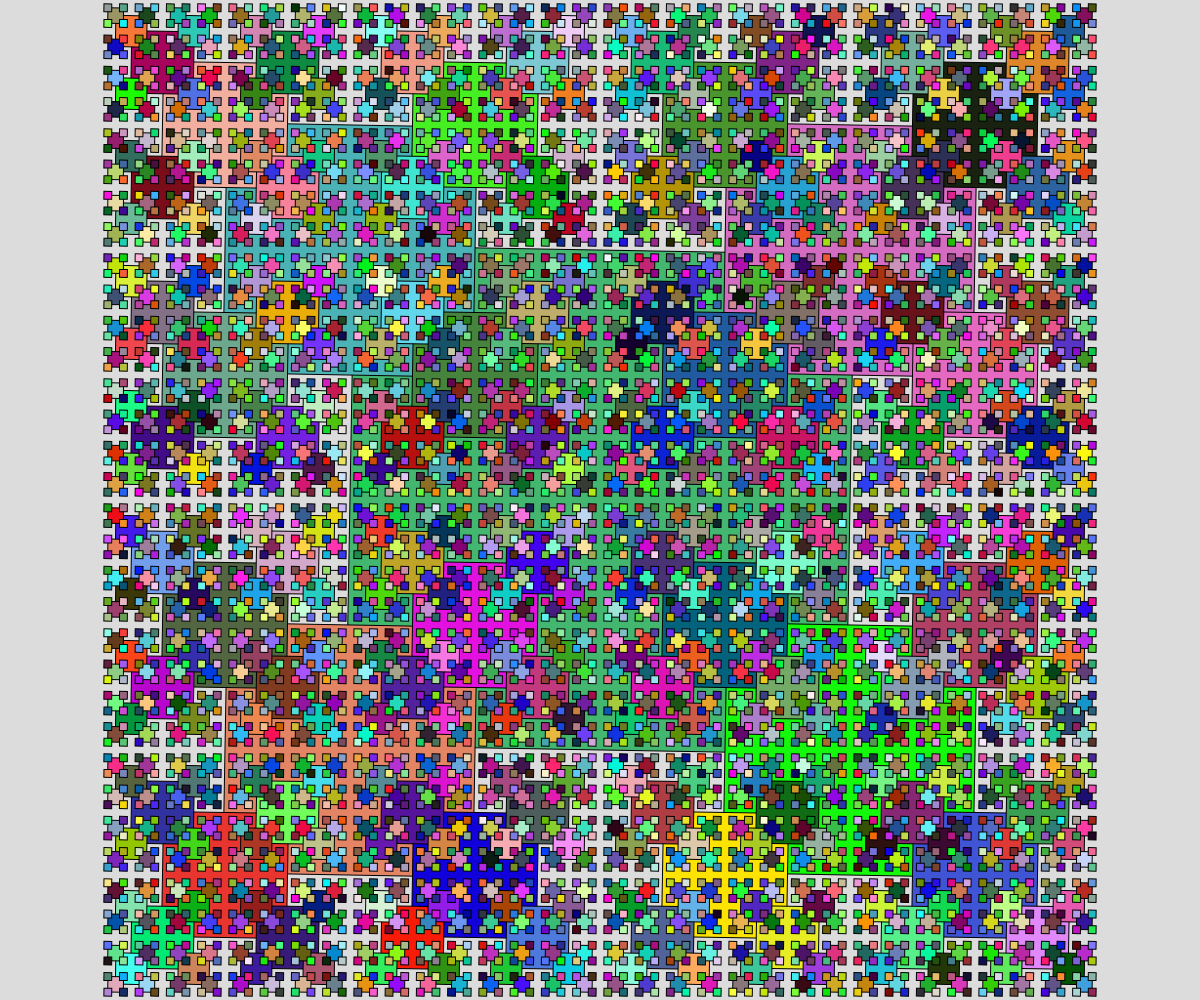
Frame 1 (no input)
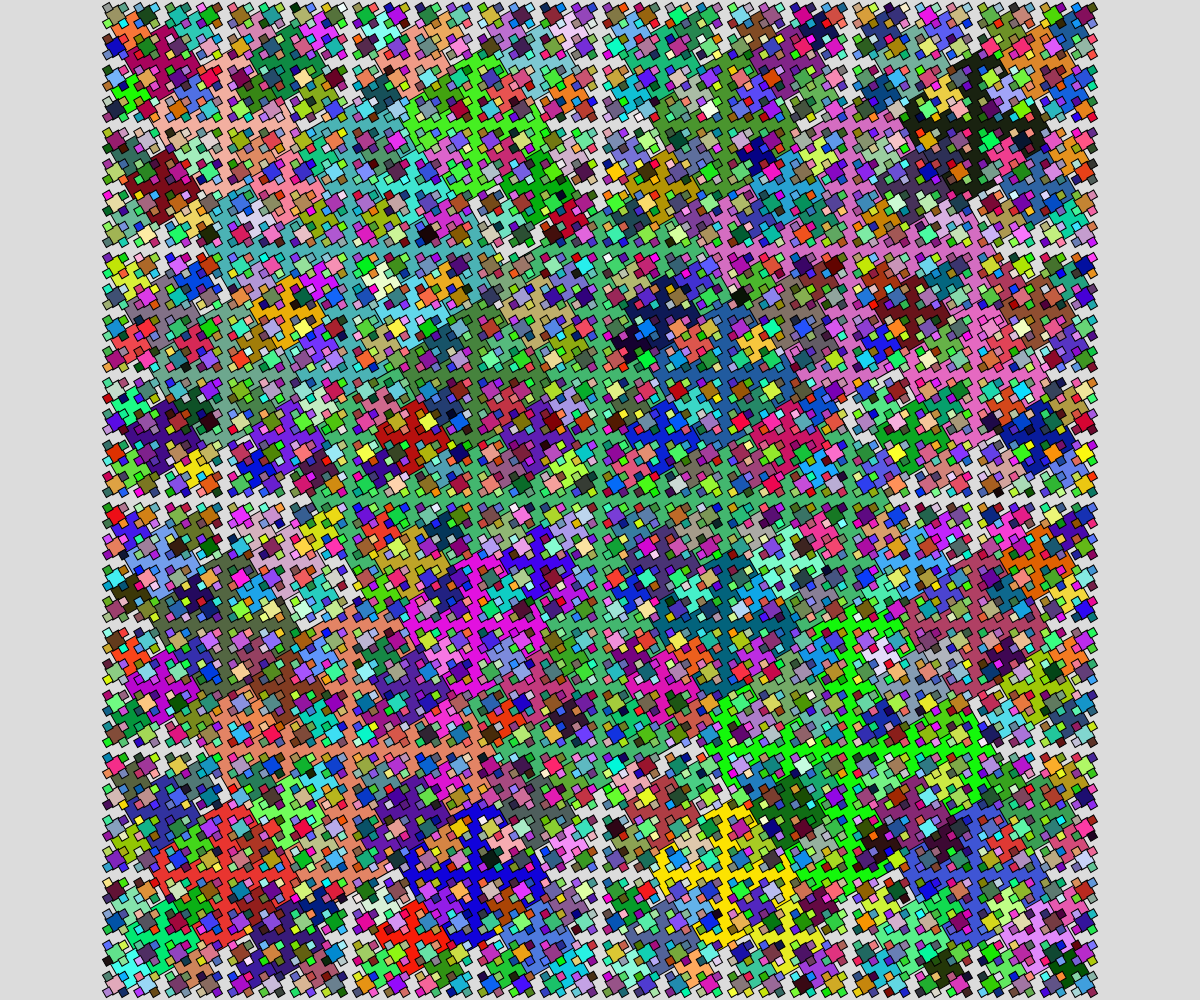
Frame 60 (no input)
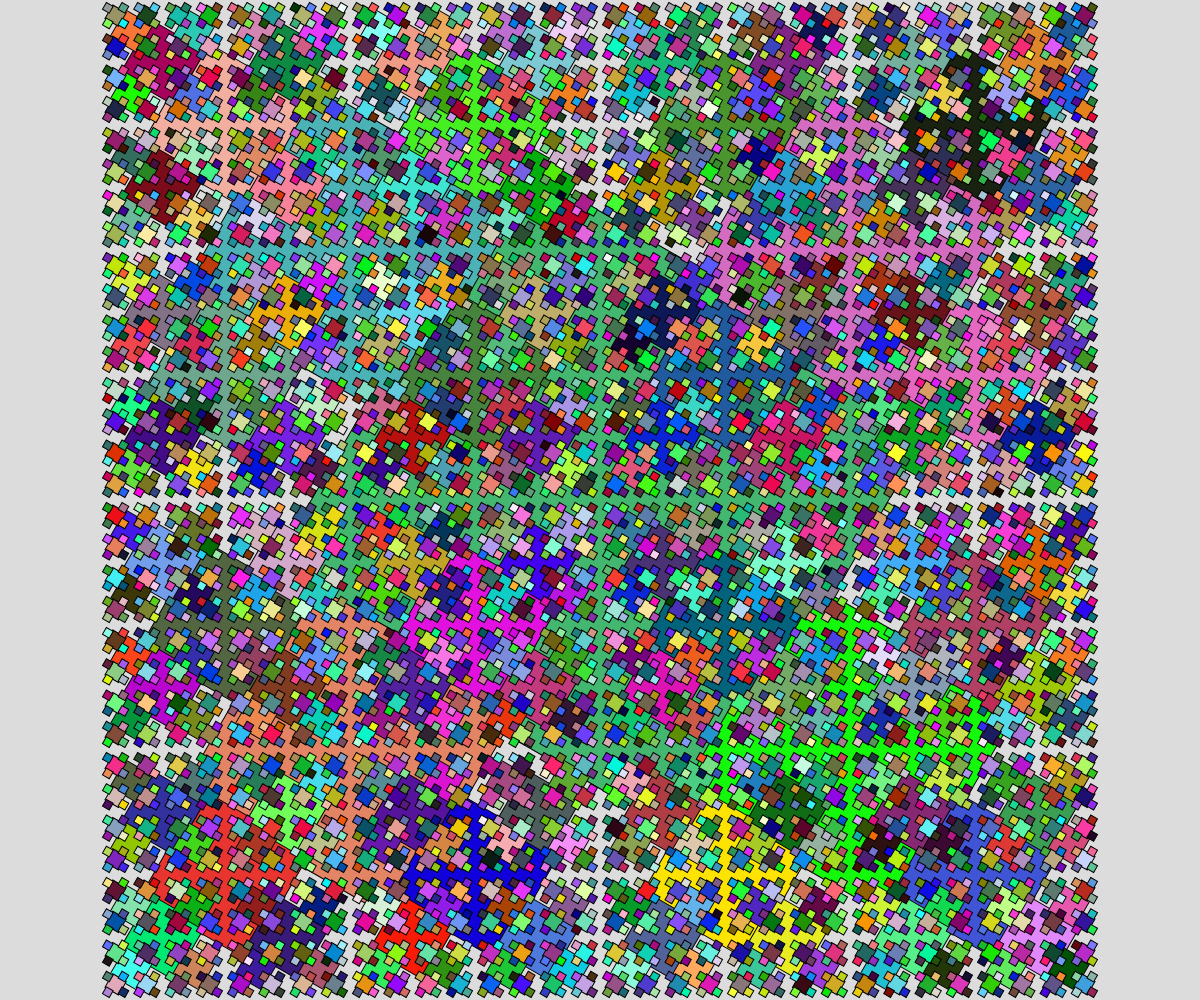
Frame 120 (the mouse pressed at the canvas centre since frame 60)

The p5.js sketch that drew these frames (run headless with seeded random() and noise() and a simulated clock; from frame 60 on, the mouse is pressed at the canvas centre):

// p5.js sketch
// ── sketch.js
// Recusion and Fractals
// Gavin Stewart
// Nov 13 2024

let seed;

function setup() {
  createCanvas(windowWidth, windowHeight);
  noFill();
  seed = random(100);
  
}

function draw() {
  background(220);
  randomSeed(seed);
  // circleInCircle(width/2, height/2, width);
  // cantor(width*0.1, height*0.3, width*0.8, 10);
  squareFractal(width/2, height/2, height/2);
  print(frameRate());

}

function squareFractal(x,y,len){
  if(len>5){
    rectMode(CENTER);
    fill(random(255), random(255), random(255));

    push();
    translate(x,y);
    rotate(radians(frameCount));
    square(0,0, len);
    pop();

    squareFractal(x-len/2,y-len/2, len/2);
    squareFractal(x-len/2,y+len/2, len/2);
    squareFractal(x+len/2,y-len/2, len/2);
    squareFractal(x+len/2,y+len/2, len/2);
  }
}

function cantor(x,y,len,depth){
  if (depth > 0){
    line(x,y,x+len,y);

    let newY = y+20;
    cantor(x,newY,len/3, depth-1);
    cantor(x+2/3*len, newY, len/3, depth-1);
    
  }
}

function circleFractal(x,y,d){
  if(d>2){
    circle(x,y,d);
    
    circleFractal(x+d/2,y,d/2);
    circleFractal(x-d/2,y,d/2);
    circleFractal(x,y+d/2,d/2);
  }

}

function circleInCircle(x,y,d){
  if(d>10){
    circle(x,y,d);
    let den = map(mouseX,0,width,1.01, 5);
    circleInCircle(x,y,d/den);
  }
  // base case - stop drawing
}
